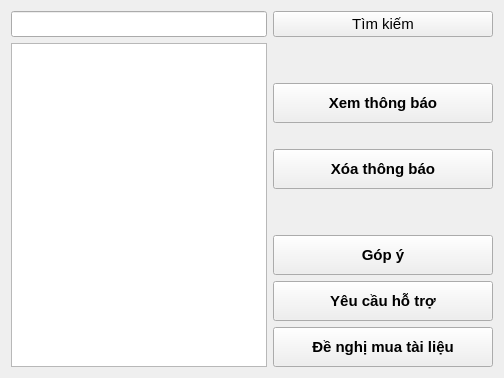
       <widget class="QWidget" name="tab_4">
        <attribute name="icon">
         <iconset resource="res.qrc">
          <normaloff>:/images/mail.png</normaloff>:/images/mail.png</iconset>
        </attribute>
        <attribute name="title">
         <string>Thông báo</string>
        </attribute>
        <layout class="QVBoxLayout" name="verticalLayout_10">
         <item>
          <layout class="QGridLayout" name="gridLayout_3">
           <item row="0" column="0" colspan="2">
            <layout class="QHBoxLayout" name="horizontalLayout_6">
             <item>
              <widget class="QLineEdit" name="searchNotiBox">
               <property name="sizePolicy">
                <sizepolicy hsizetype="Expanding" vsizetype="Maximum">
                 <horstretch>0</horstretch>
                 <verstretch>0</verstretch>
                </sizepolicy>
               </property>
               <property name="maximumSize">
                <size>
                 <width>16777215</width>
                 <height>45</height>
                </size>
               </property>
               <property name="font">
                <font>
                 <pointsize>11</pointsize>
                </font>
               </property>
               <property name="text">
                <string/>
               </property>
              </widget>
             </item>
             <item>
              <widget class="QPushButton" name="searchNotiButton">
               <property name="sizePolicy">
                <sizepolicy hsizetype="Fixed" vsizetype="Maximum">
                 <horstretch>0</horstretch>
                 <verstretch>0</verstretch>
                </sizepolicy>
               </property>
               <property name="minimumSize">
                <size>
                 <width>220</width>
                 <height>0</height>
                </size>
               </property>
               <property name="maximumSize">
                <size>
                 <width>220</width>
                 <height>30</height>
                </size>
               </property>
               <property name="font">
                <font>
                 <pointsize>11</pointsize>
                </font>
               </property>
               <property name="text">
                <string>Tìm kiếm</string>
               </property>
               <property name="icon">
                <iconset resource="res.qrc">
                 <normaloff>:/images/search.png</normaloff>:/images/search.png</iconset>
               </property>
               <property name="iconSize">
                <size>
                 <width>24</width>
                 <height>24</height>
                </size>
               </property>
              </widget>
             </item>
            </layout>
           </item>
           <item row="1" column="0">
            <widget class="QTableView" name="notiTableView"/>
           </item>
           <item row="1" column="1">
            <layout class="QVBoxLayout" name="verticalLayout_9">
             <item>
              <spacer name="verticalSpacer_12">
               <property name="orientation">
                <enum>Qt::Vertical</enum>
               </property>
               <property name="sizeHint" stdset="0">
                <size>
                 <width>20</width>
                 <height>40</height>
                </size>
               </property>
              </spacer>
             </item>
             <item>
              <widget class="QPushButton" name="viewNotiButton">
               <property name="sizePolicy">
                <sizepolicy hsizetype="Fixed" vsizetype="Maximum">
                 <horstretch>0</horstretch>
                 <verstretch>0</verstretch>
                </sizepolicy>
               </property>
               <property name="minimumSize">
                <size>
                 <width>220</width>
                 <height>40</height>
                </size>
               </property>
               <property name="maximumSize">
                <size>
                 <width>220</width>
                 <height>40</height>
                </size>
               </property>
               <property name="font">
                <font>
                 <pointsize>11</pointsize>
                 <weight>75</weight>
                 <bold>true</bold>
                </font>
               </property>
               <property name="text">
                <string>Xem thông báo</string>
               </property>
               <property name="icon">
                <iconset resource="res.qrc">
                 <normaloff>:/images/mail check.png</normaloff>:/images/mail check.png</iconset>
               </property>
               <property name="iconSize">
                <size>
                 <width>48</width>
                 <height>48</height>
                </size>
               </property>
              </widget>
             </item>
             <item>
              <widget class="QLabel" name="label_11">
               <property name="text">
                <string/>
               </property>
              </widget>
             </item>
             <item>
              <widget class="QPushButton" name="deleteNotiButton">
               <property name="sizePolicy">
                <sizepolicy hsizetype="Fixed" vsizetype="Maximum">
                 <horstretch>0</horstretch>
                 <verstretch>0</verstretch>
                </sizepolicy>
               </property>
               <property name="minimumSize">
                <size>
                 <width>220</width>
                 <height>40</height>
                </size>
               </property>
               <property name="maximumSize">
                <size>
                 <width>220</width>
                 <height>40</height>
                </size>
               </property>
               <property name="font">
                <font>
                 <pointsize>11</pointsize>
                 <weight>75</weight>
                 <bold>true</bold>
                </font>
               </property>
               <property name="text">
                <string>Xóa thông báo</string>
               </property>
               <property name="icon">
                <iconset resource="res.qrc">
                 <normaloff>:/images/mail delete.png</normaloff>:/images/mail delete.png</iconset>
               </property>
               <property name="iconSize">
                <size>
                 <width>48</width>
                 <height>48</height>
                </size>
               </property>
              </widget>
             </item>
             <item>
              <spacer name="verticalSpacer_11">
               <property name="orientation">
                <enum>Qt::Vertical</enum>
               </property>
               <property name="sizeHint" stdset="0">
                <size>
                 <width>20</width>
                 <height>40</height>
                </size>
               </property>
              </spacer>
             </item>
             <item>
              <widget class="QPushButton" name="gopYButton">
               <property name="sizePolicy">
                <sizepolicy hsizetype="Fixed" vsizetype="Maximum">
                 <horstretch>0</horstretch>
                 <verstretch>0</verstretch>
                </sizepolicy>
               </property>
               <property name="minimumSize">
                <size>
                 <width>220</width>
                 <height>40</height>
                </size>
               </property>
               <property name="maximumSize">
                <size>
                 <width>220</width>
                 <height>40</height>
                </size>
               </property>
               <property name="font">
                <font>
                 <pointsize>11</pointsize>
                 <weight>75</weight>
                 <bold>true</bold>
                </font>
               </property>
               <property name="text">
                <string>Góp ý</string>
               </property>
               <property name="icon">
                <iconset resource="res.qrc">
                 <normaloff>:/images/feedback.png</normaloff>:/images/feedback.png</iconset>
               </property>
               <property name="iconSize">
                <size>
                 <width>36</width>
                 <height>36</height>
                </size>
               </property>
              </widget>
             </item>
             <item>
              <widget class="QPushButton" name="hoTroButton">
               <property name="sizePolicy">
                <sizepolicy hsizetype="Fixed" vsizetype="Maximum">
                 <horstretch>0</horstretch>
                 <verstretch>0</verstretch>
                </sizepolicy>
               </property>
               <property name="minimumSize">
                <size>
                 <width>220</width>
                 <height>40</height>
                </size>
               </property>
               <property name="maximumSize">
                <size>
                 <width>220</width>
                 <height>40</height>
                </size>
               </property>
               <property name="font">
                <font>
                 <pointsize>11</pointsize>
                 <weight>75</weight>
                 <bold>true</bold>
                </font>
               </property>
               <property name="text">
                <string>Yêu cầu hỗ trợ</string>
               </property>
               <property name="icon">
                <iconset resource="res.qrc">
                 <normaloff>:/images/support.png</normaloff>:/images/support.png</iconset>
               </property>
               <property name="iconSize">
                <size>
                 <width>32</width>
                 <height>32</height>
                </size>
               </property>
              </widget>
             </item>
             <item>
              <widget class="QPushButton" name="deNghiMuaSachButton">
               <property name="sizePolicy">
                <sizepolicy hsizetype="Fixed" vsizetype="Maximum">
                 <horstretch>0</horstretch>
                 <verstretch>0</verstretch>
                </sizepolicy>
               </property>
               <property name="minimumSize">
                <size>
                 <width>220</width>
                 <height>40</height>
                </size>
               </property>
               <property name="maximumSize">
                <size>
                 <width>220</width>
                 <height>40</height>
                </size>
               </property>
               <property name="font">
                <font>
                 <pointsize>11</pointsize>
                 <weight>75</weight>
                 <bold>true</bold>
                </font>
               </property>
               <property name="text">
                <string>Đề nghị mua tài liệu</string>
               </property>
               <property name="icon">
                <iconset resource="res.qrc">
                 <normaloff>:/images/request.png</normaloff>:/images/request.png</iconset>
               </property>
               <property name="iconSize">
                <size>
                 <width>42</width>
                 <height>42</height>
                </size>
               </property>
              </widget>
             </item>
            </layout>
           </item>
          </layout>
         </item>
        </layout>
       </widget>
